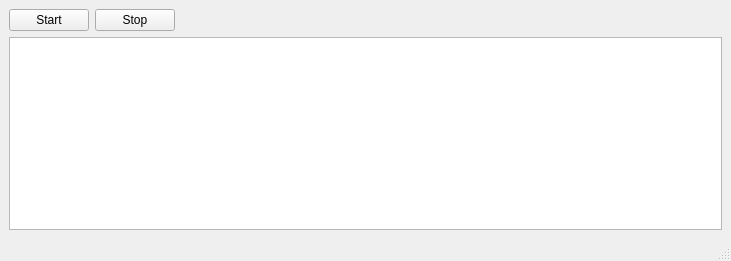
<?xml version="1.0" encoding="UTF-8"?>
<ui version="4.0">
 <class>MainWindow</class>
 <widget class="QMainWindow" name="MainWindow">
  <property name="geometry">
   <rect>
    <x>0</x>
    <y>0</y>
    <width>731</width>
    <height>261</height>
   </rect>
  </property>
  <property name="windowTitle">
   <string>MainWindow</string>
  </property>
  <widget class="QWidget" name="centralwidget">
   <layout class="QVBoxLayout" name="verticalLayout_2">
    <item>
     <layout class="QVBoxLayout" name="verticalLayout">
      <item>
       <layout class="QHBoxLayout" name="horizontalLayout">
        <item>
         <widget class="QPushButton" name="startButton">
          <property name="text">
           <string>Start</string>
          </property>
         </widget>
        </item>
        <item>
         <widget class="QPushButton" name="stopButton">
          <property name="text">
           <string>Stop</string>
          </property>
         </widget>
        </item>
        <item>
         <spacer name="horizontalSpacer">
          <property name="orientation">
           <enum>Qt::Horizontal</enum>
          </property>
          <property name="sizeHint" stdset="0">
           <size>
            <width>40</width>
            <height>20</height>
           </size>
          </property>
         </spacer>
        </item>
       </layout>
      </item>
      <item>
       <widget class="QListWidget" name="messageList"/>
      </item>
     </layout>
    </item>
   </layout>
  </widget>
  <widget class="QMenuBar" name="menubar">
   <property name="geometry">
    <rect>
     <x>0</x>
     <y>0</y>
     <width>731</width>
     <height>22</height>
    </rect>
   </property>
  </widget>
  <widget class="QStatusBar" name="statusbar"/>
 </widget>
 <resources/>
 <connections/>
</ui>
